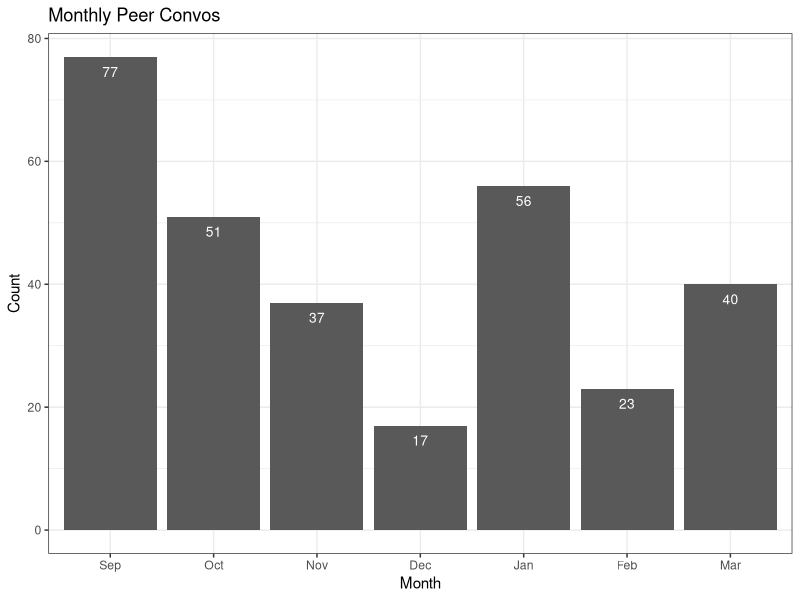
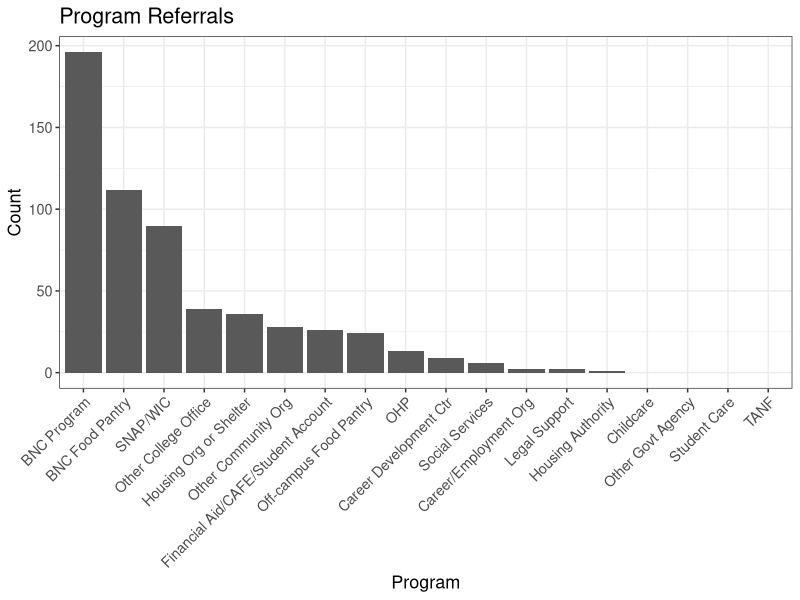
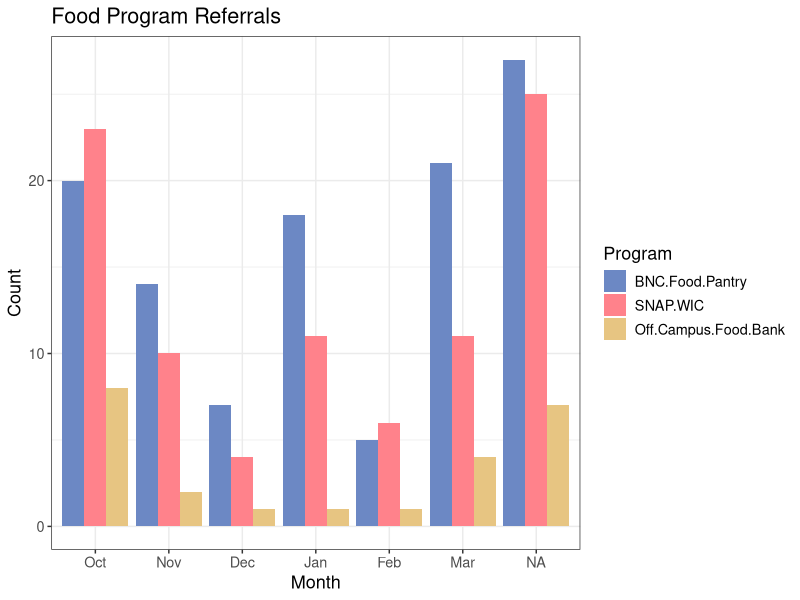
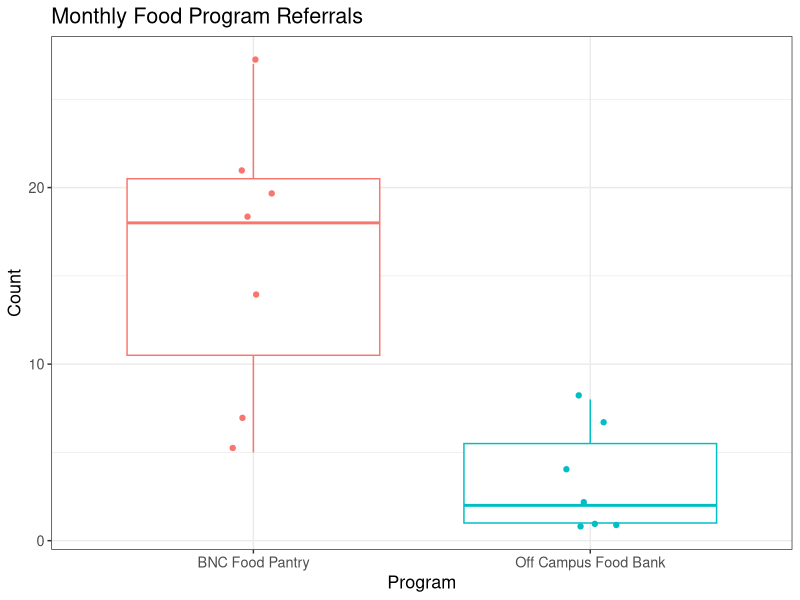
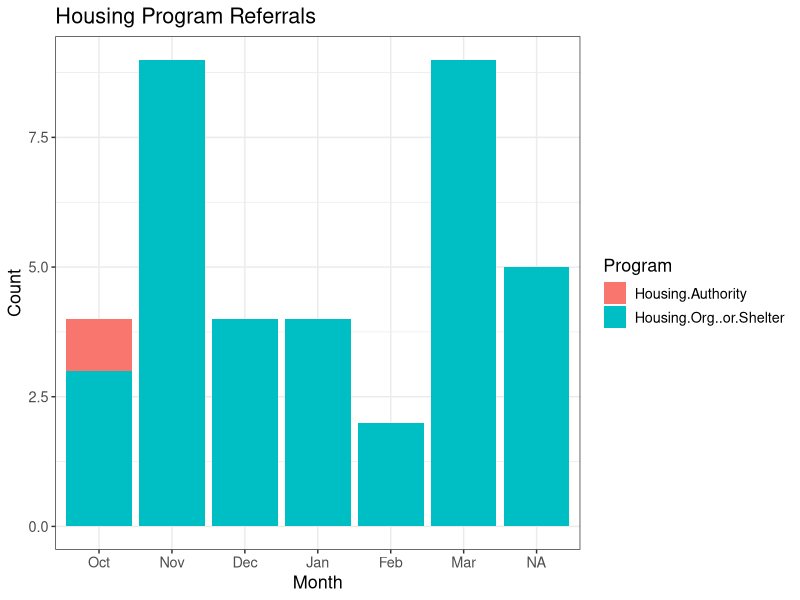
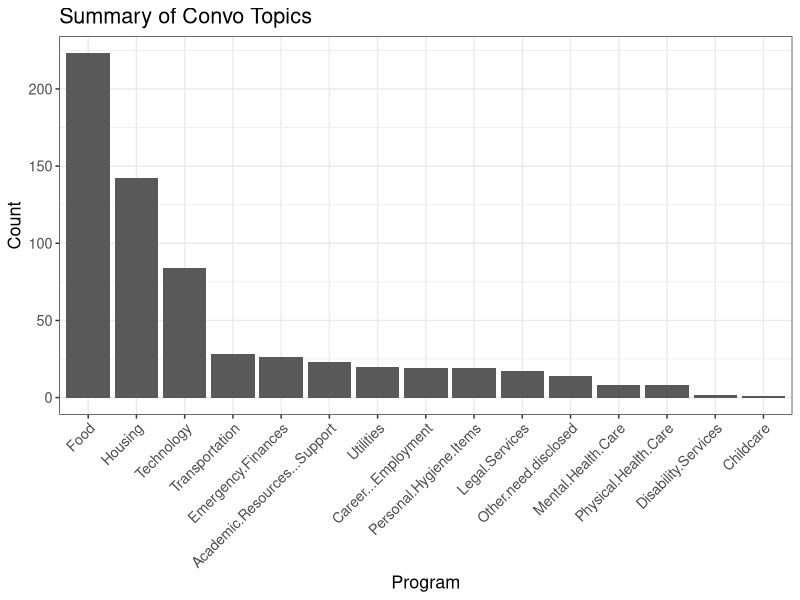
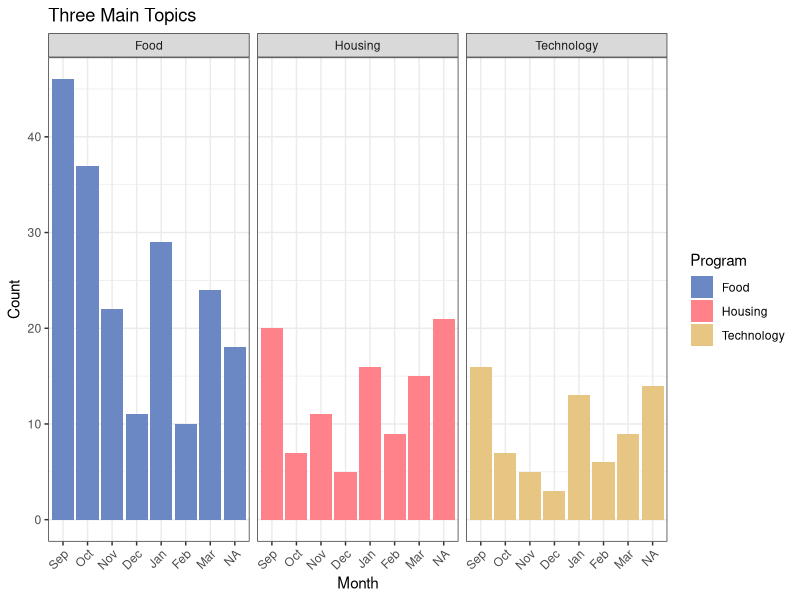

Write R code to recreate these figures, in order.
## ---- chunk 1
#| echo: false
suppressPackageStartupMessages(library(tidyverse))
## ---- chunk 2
#| echo: false
pal <- c("#6C88C4","#FF828B","#E7C582")
## ---- chunk 3
#| echo: false
referrals <- read.csv('Referrals.csv')

month_order <- c("Sep", "Oct", "Nov", "Dec", "Jan", "Feb", "Mar")

referrals <- referrals |>
  pivot_longer(cols = -1,
                names_to = 'Program',
                values_to = 'Count') |>
    rename(Month = Referral) |>
  mutate(Month = factor(Month, levels = month_order))
## ---- chunk 4
#| label: Monthly Peer Convos
#| echo: false

convo_counts = c(77, 51, 37, 17, 56, 23, 40)

convo_totals <- data.frame(Month = factor(month_order, levels = month_order), Count = convo_counts)

ggplot(convo_totals, aes(x = Month, y = Count)) +
  geom_col() +
  theme(text=element_text(size=13, family="sans")) +
  geom_text(aes(label = Count), vjust = 2, color = "white", size = 3.5) +
  theme_bw() +
  labs(
    title = 'Monthly Peer Convos'
  )
## ---- chunk 5
#| label: Summary of Referrals
#| echo: false

referral_summary <- referrals |>
  group_by(Program) |>
  summarize(Count = sum(Count)) |>
  arrange(desc(Count)) |>
  mutate(Program = factor(Program, levels = Program))

programs = c('BNC Program', 'BNC Food Pantry', 'SNAP/WIC', 'Other College Office', 'Housing Org or Shelter', 'Other Community Org', 'Financial Aid/CAFE/Student Account', 'Off-campus Food Pantry', 'OHP', 'Career Development Ctr', 'Social Services', 'Career/Employment Org', 'Legal Support', 'Housing Authority', 'Childcare', 'Other Govt Agency', 'Student Care', 'TANF')

ggplot(referral_summary, aes(x = Program, y = Count)) +
  geom_col() +
  scale_x_discrete(labels = programs) +
  theme_bw() +
  theme(axis.text.x = element_text(angle = 45, hjust = 1),
        text=element_text(size=13, family="sans")) +
  labs(
    title = 'Program Referrals'
  )
## ---- chunk 6
#| label: Food Program Referrals
#| echo: false

# Isolate the food programs
food_programs <- referrals |>
  filter(Program == c('SNAP.WIC', 'BNC.Food.Pantry', 'Off.Campus.Food.Bank')) |>
  mutate(Program = factor(Program, levels = c('BNC.Food.Pantry', 'SNAP.WIC', 'Off.Campus.Food.Bank')))
  
# Create barplot of food programs
ggplot(data = food_programs, aes(x = Month, y = Count, fill = Program)) +
  geom_col(position = 'dodge') +
  scale_fill_manual(values = pal) +
  theme_bw() +
  theme(text=element_text(size=13, family="sans")) +
  labs(
    title = 'Food Program Referrals'
  )
## ---- chunk 7
#| label: BNC vs. Outside Pantry Referrals
#| echo: false

food_pantries <- referrals |>
  filter(Program == c('Off.Campus.Food.Bank', 'BNC.Food.Pantry')) |>
  mutate(Program = factor(Program, levels = c('BNC.Food.Pantry', 'Off.Campus.Food.Bank')))

labels <- c('BNC Food Pantry', 'Off Campus Food Bank')

ggplot(food_pantries, aes(Program, Count, color = Program)) +
  geom_boxplot(outlier.shape = NA) + geom_jitter(width = 0.09) +
  theme_bw() +
  theme(text=element_text(size=13, family="sans"),
        legend.position = "none")+
  labs(
    title = 'Monthly Food Program Referrals',
  ) +
  scale_fill_manual(values = c("#6C88C4","#FF828B")) +
  scale_x_discrete(label = labels)
## ---- chunk 8
#| label: Housing Program Referrals
#| echo: false

# Isolate housing programs
housing_programs <- referrals |>
  filter(Program == 'Housing.Org..or.Shelter' | Program == 'Housing.Authority')

ggplot(data = housing_programs, aes(x = Month, y = Count, fill = Program)) +
  geom_col() +
  theme_bw() +
  theme(text=element_text(size=13, family="sans")) +
  labs(
    title = 'Housing Program Referrals'
  )
## ---- chunk 9
#| echo: false
topics <- read.csv('Topics.csv')

topics <- topics |>
  pivot_longer(cols = -1,
                names_to = 'Program',
                values_to = 'Count') |>
    rename(Month = Topic) |>
    mutate(Month = factor(Month, levels = month_order))

## ---- chunk 10
#| label: Summary of Topics
#| echo: false

topics_summary <- topics |>
  group_by(Program) |>
  summarize(Count = sum(Count)) |>
  arrange(desc(Count)) |>
  mutate(Program = factor(Program, levels = Program))

ggplot(topics_summary, aes(x = Program, y = Count)) +
  geom_col() +
  theme_bw() +
  theme(axis.text.x = element_text(angle = 45, hjust = 1),
        text=element_text(size=13, family="sans")) +
  labs(
    title = 'Summary of Convo Topics'
  )
## ---- chunk 11
#| label: Three Main Topics
#| echo: false

top3 <- topics |>
  filter(Program == 'Food' | Program == 'Housing' | Program == 'Technology')

ggplot(top3, aes(x = Month, y = Count, fill = Program)) +
  geom_bar(stat = "identity", position = "dodge") +
  facet_wrap(~Program) +
  scale_fill_manual(values = pal) +
  theme_bw() +
  theme(axis.text.x = element_text(angle = 45, hjust = 1),
    text=element_text(size=11, family="sans")) +
  labs(
    title = 'Three Main Topics'
  )
